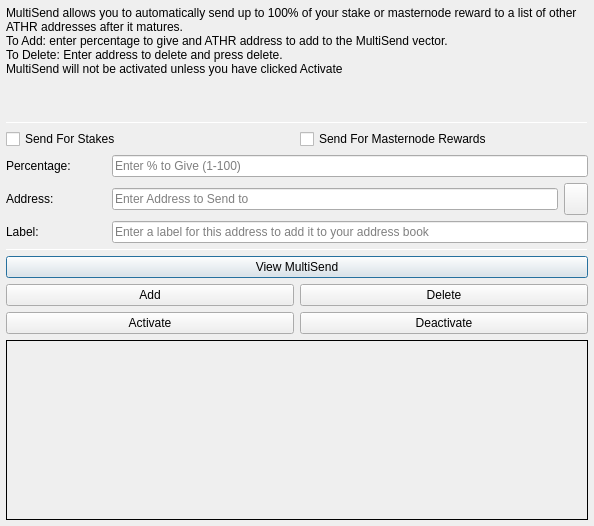
<?xml version="1.0" encoding="UTF-8"?>
<ui version="4.0">
 <class>MultiSendDialog</class>
 <widget class="QDialog" name="MultiSendDialog">
  <property name="windowModality">
   <enum>Qt::NonModal</enum>
  </property>
  <property name="geometry">
   <rect>
    <x>0</x>
    <y>0</y>
    <width>594</width>
    <height>526</height>
   </rect>
  </property>
  <property name="windowTitle">
   <string>MultiSend</string>
  </property>
  <layout class="QVBoxLayout" name="verticalLayout" stretch="0">
   <property name="leftMargin">
    <number>6</number>
   </property>
   <property name="topMargin">
    <number>6</number>
   </property>
   <property name="rightMargin">
    <number>6</number>
   </property>
   <property name="bottomMargin">
    <number>6</number>
   </property>
   <item>
    <layout class="QVBoxLayout" name="verticalLayout_Main" stretch="1,1,1,0,1,1,1">
     <item>
      <widget class="QLabel" name="label_2">
       <property name="lineWidth">
        <number>1</number>
       </property>
       <property name="text">
        <string>MultiSend allows you to automatically send up to 100% of your stake or masternode reward to a list of other ATHR addresses after it matures.
To Add: enter percentage to give and ATHR address to add to the MultiSend vector.
To Delete: Enter address to delete and press delete.
MultiSend will not be activated unless you have clicked Activate</string>
       </property>
       <property name="alignment">
        <set>Qt::AlignLeading|Qt::AlignLeft|Qt::AlignTop</set>
       </property>
       <property name="wordWrap">
        <bool>true</bool>
       </property>
      </widget>
     </item>
     <item>
      <widget class="Line" name="line">
       <property name="minimumSize">
        <size>
         <width>0</width>
         <height>1</height>
        </size>
       </property>
       <property name="maximumSize">
        <size>
         <width>16777215</width>
         <height>1</height>
        </size>
       </property>
       <property name="orientation">
        <enum>Qt::Horizontal</enum>
       </property>
      </widget>
     </item>
     <item>
      <layout class="QVBoxLayout" name="verticalLayout_Settings">
       <item>
        <layout class="QHBoxLayout" name="horizontalLayout">
         <item>
          <widget class="QCheckBox" name="multiSendStakeCheckBox">
           <property name="text">
            <string>Send For Stakes</string>
           </property>
          </widget>
         </item>
         <item>
          <widget class="QCheckBox" name="multiSendMasternodeCheckBox">
           <property name="text">
            <string>Send For Masternode Rewards</string>
           </property>
          </widget>
         </item>
        </layout>
       </item>
       <item>
        <layout class="QHBoxLayout" name="horizontalLayout_6">
         <item>
          <widget class="QLabel" name="label">
           <property name="minimumSize">
            <size>
             <width>100</width>
             <height>0</height>
            </size>
           </property>
           <property name="toolTip">
            <string>Percentage of stake to send</string>
           </property>
           <property name="text">
            <string>Percentage:</string>
           </property>
          </widget>
         </item>
         <item>
          <widget class="QLineEdit" name="multiSendPercentEdit">
           <property name="toolTip">
            <string>Enter whole numbers 1 - 100</string>
           </property>
           <property name="placeholderText">
            <string>Enter % to Give (1-100)</string>
           </property>
          </widget>
         </item>
        </layout>
       </item>
       <item>
        <layout class="QHBoxLayout" name="horizontalLayout_7">
         <item>
          <widget class="QLabel" name="label_5">
           <property name="minimumSize">
            <size>
             <width>100</width>
             <height>0</height>
            </size>
           </property>
           <property name="toolTip">
            <string>Address to send portion of stake to</string>
           </property>
           <property name="text">
            <string>Address:</string>
           </property>
          </widget>
         </item>
         <item>
          <widget class="QLineEdit" name="multiSendAddressEdit">
           <property name="toolTip">
            <string/>
           </property>
           <property name="placeholderText">
            <string>Enter Address to Send to</string>
           </property>
          </widget>
         </item>
         <item>
          <widget class="QToolButton" name="addressBookButton">
           <property name="maximumSize">
            <size>
             <width>16777215</width>
             <height>32</height>
            </size>
           </property>
           <property name="toolTip">
            <string>Choose an address from the address book</string>
           </property>
           <property name="text">
            <string/>
           </property>
           <property name="icon">
            <iconset resource="../authoracoin.qrc">
             <normaloff>:/icons/address-book</normaloff>:/icons/address-book</iconset>
           </property>
           <property name="shortcut">
            <string>Alt+A</string>
           </property>
          </widget>
         </item>
        </layout>
       </item>
      </layout>
     </item>
     <item>
      <layout class="QHBoxLayout" name="horizontalLayout_3">
       <item>
        <widget class="QLabel" name="label_3">
         <property name="minimumSize">
          <size>
           <width>100</width>
           <height>0</height>
          </size>
         </property>
         <property name="text">
          <string>Label:</string>
         </property>
        </widget>
       </item>
       <item>
        <widget class="QLineEdit" name="labelAddressLabelEdit">
         <property name="placeholderText">
          <string>Enter a label for this address to add it to your address book</string>
         </property>
        </widget>
       </item>
      </layout>
     </item>
     <item>
      <widget class="Line" name="line_2">
       <property name="minimumSize">
        <size>
         <width>0</width>
         <height>1</height>
        </size>
       </property>
       <property name="maximumSize">
        <size>
         <width>16777215</width>
         <height>1</height>
        </size>
       </property>
       <property name="orientation">
        <enum>Qt::Horizontal</enum>
       </property>
      </widget>
     </item>
     <item>
      <layout class="QVBoxLayout" name="verticalLayout_Buttons">
       <item>
        <layout class="QHBoxLayout" name="horizontalLayout_4">
         <item>
          <widget class="QPushButton" name="viewButton">
           <property name="toolTip">
            <string/>
           </property>
           <property name="statusTip">
            <string>View MultiSend Vector</string>
           </property>
           <property name="text">
            <string>View MultiSend</string>
           </property>
          </widget>
         </item>
        </layout>
       </item>
       <item>
        <layout class="QHBoxLayout" name="horizontalLayout_2">
         <item>
          <widget class="QPushButton" name="addButton">
           <property name="toolTip">
            <string/>
           </property>
           <property name="statusTip">
            <string>Add to MultiSend Vector</string>
           </property>
           <property name="text">
            <string>Add</string>
           </property>
          </widget>
         </item>
         <item>
          <widget class="QPushButton" name="deleteButton">
           <property name="toolTip">
            <string/>
           </property>
           <property name="statusTip">
            <string>Delete Address From MultiSend Vector</string>
           </property>
           <property name="text">
            <string>Delete</string>
           </property>
          </widget>
         </item>
        </layout>
       </item>
       <item>
        <layout class="QHBoxLayout" name="horizontalLayout_5">
         <item>
          <widget class="QPushButton" name="activateButton">
           <property name="statusTip">
            <string>Activate MultiSend</string>
           </property>
           <property name="text">
            <string>Activate</string>
           </property>
          </widget>
         </item>
         <item>
          <widget class="QPushButton" name="disableButton">
           <property name="statusTip">
            <string>Deactivate MultiSend</string>
           </property>
           <property name="text">
            <string>Deactivate</string>
           </property>
          </widget>
         </item>
        </layout>
       </item>
      </layout>
     </item>
     <item>
      <widget class="QLabel" name="message">
       <property name="minimumSize">
        <size>
         <width>0</width>
         <height>180</height>
        </size>
       </property>
       <property name="frameShape">
        <enum>QFrame::Panel</enum>
       </property>
       <property name="frameShadow">
        <enum>QFrame::Plain</enum>
       </property>
       <property name="lineWidth">
        <number>1</number>
       </property>
       <property name="midLineWidth">
        <number>1</number>
       </property>
       <property name="text">
        <string/>
       </property>
       <property name="alignment">
        <set>Qt::AlignLeading|Qt::AlignLeft|Qt::AlignTop</set>
       </property>
       <property name="wordWrap">
        <bool>true</bool>
       </property>
      </widget>
     </item>
    </layout>
   </item>
  </layout>
 </widget>
 <resources>
  <include location="../authoracoin.qrc"/>
 </resources>
 <connections/>
</ui>
